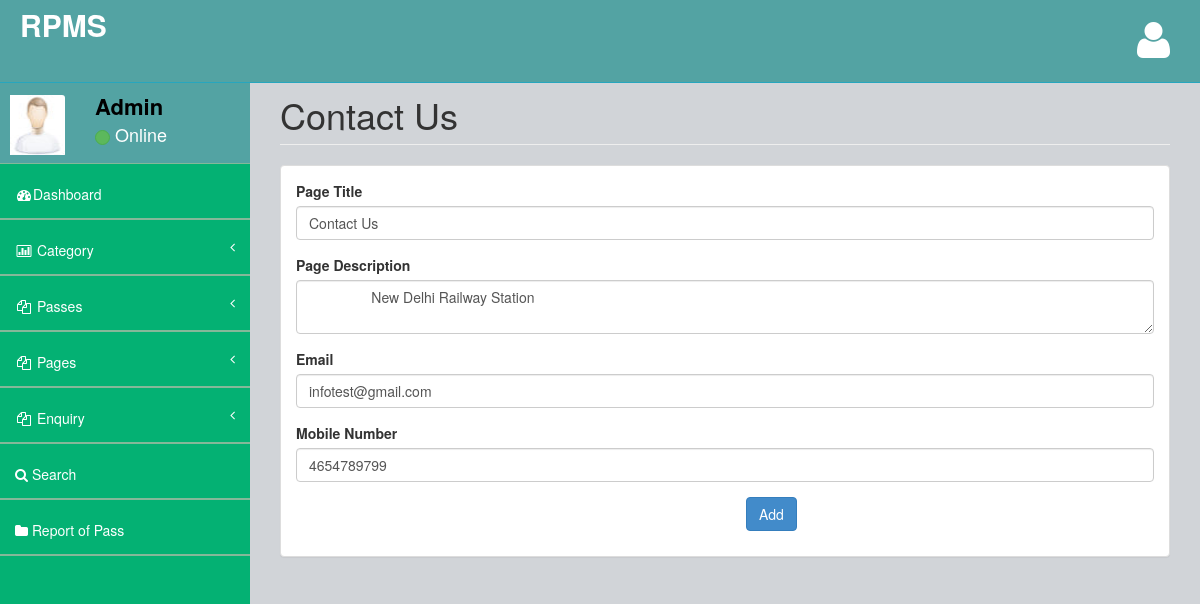
The app's page /rpms/admin/contactus.php (signed in), older data.
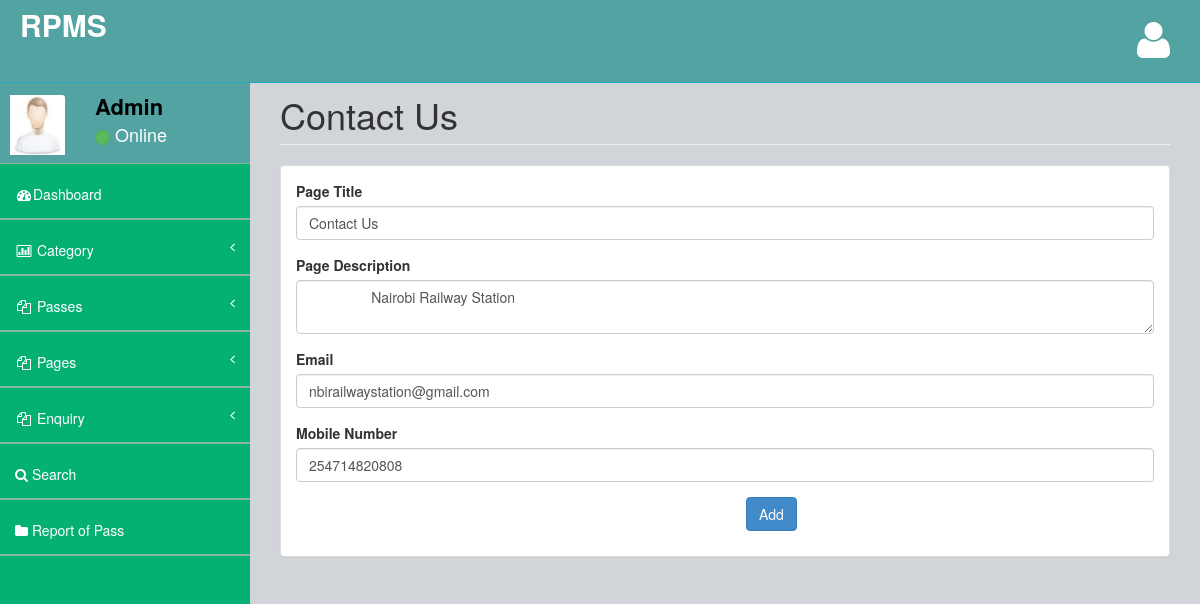
The same page, newer data.
### tables this page shows
CREATE TABLE `tblpage` (
  `ID` int(10) NOT NULL,
  `PageType` varchar(200) DEFAULT NULL,
  `PageTitle` varchar(200) DEFAULT NULL,
  `PageDescription` mediumtext DEFAULT NULL,
  `Email` varchar(200) DEFAULT NULL,
  `MobileNumber` bigint(10) DEFAULT NULL,
  `UpdationDate` timestamp NOT NULL DEFAULT current_timestamp() ON UPDATE current_timestamp()
);

### rpms/admin/contactus.php (the view, shortened to what this page needs)
<?php
if (strlen($_SESSION['bpmsaid']==0)) {
  header('location:logout.php');
  } else{
  ?>
<!DOCTYPE html>
<html>
<head>
    <link href="assets/plugins/bootstrap/bootstrap.css" rel="stylesheet" />
    <link href="assets/font-awesome/css/font-awesome.css" rel="stylesheet" />
    <link href="assets/plugins/pace/pace-theme-big-counter.css" rel="stylesheet" />
   <link href="assets/css/style.css" rel="stylesheet" />
      <link href="assets/css/main-style.css" rel="stylesheet" />
</head>
<body>
    <div id="wrapper">
      <?php include_once('includes/header.php');?>
        <?php include_once('includes/sidebar.php');?>
          <div id="page-wrapper">
            <div class="row">
                <div class="col-lg-12">
                    <h1 class="page-header">Contact Us</h1>
                </div>
            </div>
            <div class="row">
                <div class="col-lg-12">
                    <div class="panel panel-default">
                        <div class="panel-body">
                            <div class="row">
                                <div class="col-lg-12">
                                    <form method="post" enctype="multipart/form-data">
                              <?php
$sql="SELECT * from  tblpage where PageType='contactus'";
$query = $dbh -> prepare($sql);
$query->execute();
$results=$query->fetchAll(PDO::FETCH_OBJ);
$cnt=1;
if($query->rowCount() > 0)
{
foreach($results as $row)
{               ?>
    <div class="form-group"> <label for="exampleInputEmail1">Page Title</label> <input type="text" name="pagetitle" id="pagetitle" required="true" value="<?php  echo $row->PageTitle;?>" class="form-control"> </div>
    <div class="form-group"> <label for="exampleInputEmail1">Page Description</label> <textarea type="text" name="pagedes" id="pagedes" required="true"class="form-control"><?php  echo $row->PageDescription;?></textarea> </div>
<div class="form-group">
                                            <label for="exampleInputEmail1">Email</label>
                                             <input type="text" name="email" id="email" required="true" value="<?php  echo $row->Email;?>" class="form-control">
                                        </div>
                                        <div class="form-group">
                                            <label for="exampleInputEmail1">Mobile Number</label>
                                              <input type="text" name="mobnum" id="mobnum" required="true" value="<?php  echo $row->MobileNumber;?>" class="form-control" maxlength="10" pattern="[0-9]+">
                                        </div>
    <?php $cnt=$cnt+1;}} ?>
     <p style="padding-left: 450px"><button type="submit" class="btn btn-primary" name="submit" id="submit">Add</button></p> </form>
                                </div>
                            </div>
                        </div>
                    </div>
                </div>
            </div>
        </div>
    </div>
</body>
</html>
<?php }  ?>

Row changes from the older to the newer data that the page shows:
changed tblpage "Contact Us": pagedes "New Delhi Railway Station" → "Nairobi Railway Station"; email "infotest@gmail.com" → "nbirailwaystation@gmail.com"; mobnum "4654789799" → "254714820808"
